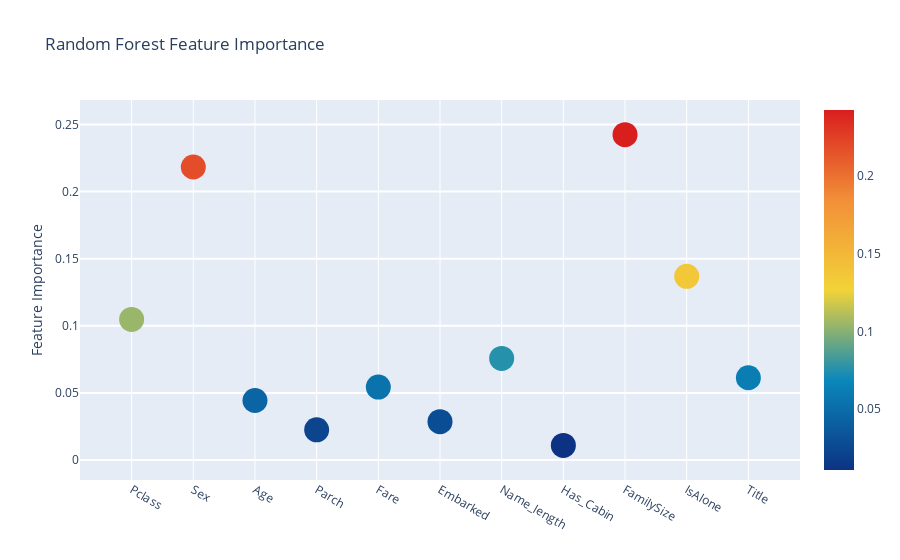
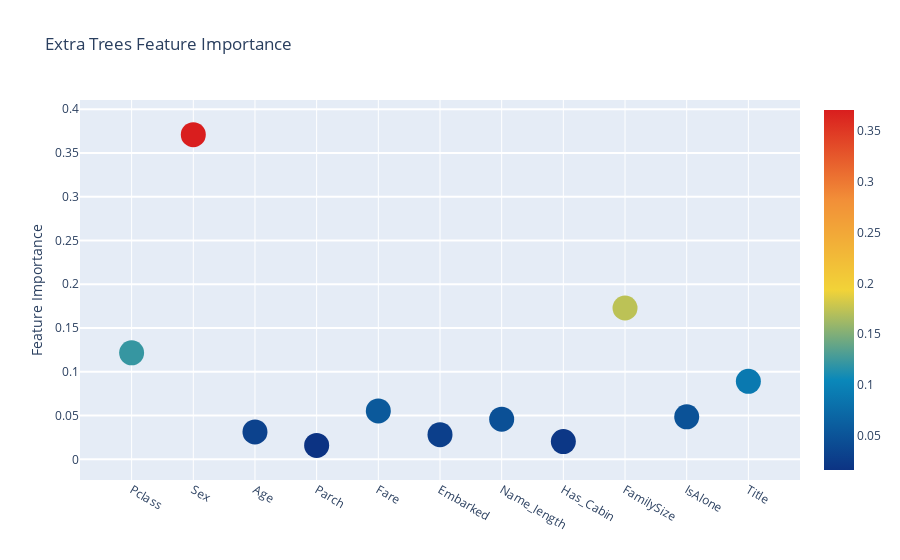
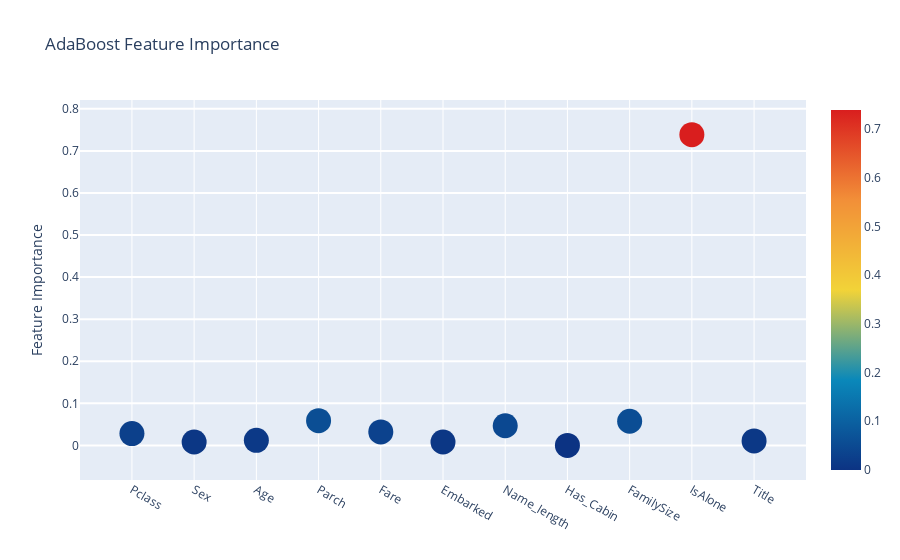
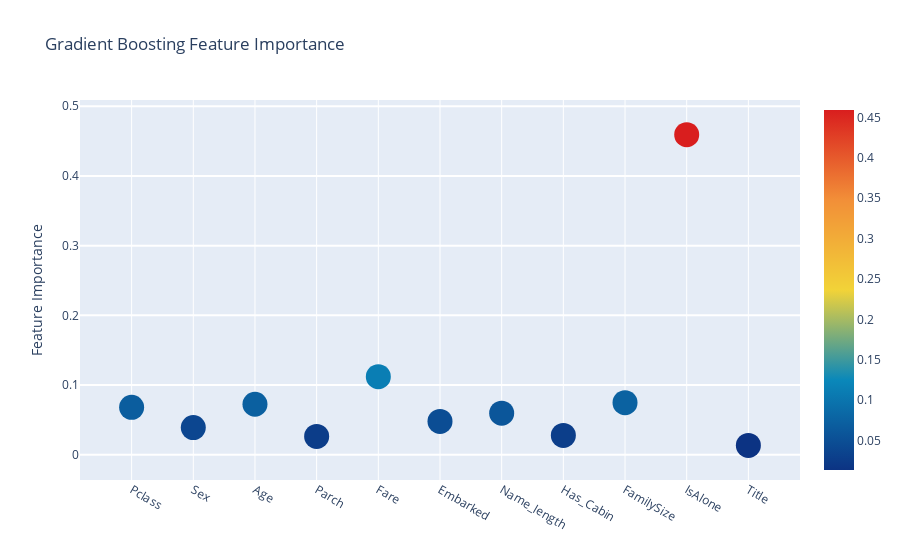

Source (notebook cell) for these figures, in order:
### Markdown cell above
## Interactive feature importances via Plotly scatterplots

### Code cell
# Scatter plot 
trace = go.Scatter(
    y = feature_dataframe['Random Forest feature importances'].values,
    x = feature_dataframe['features'].values,
    mode='markers',
    marker=dict(
        sizemode = 'diameter',
        sizeref = 1,
        size = 25,
#       size= feature_dataframe['AdaBoost feature importances'].values,
        #color = np.random.randn(500), #set color equal to a variable
        color = feature_dataframe['Random Forest feature importances'].values,
        colorscale='Portland',
        showscale=True
    ),
    text = feature_dataframe['features'].values
)
data = [trace]

layout= go.Layout(
    autosize= True,
    title= 'Random Forest Feature Importance',
    hovermode= 'closest',
#     xaxis= dict(
#         title= 'Pop',
#         ticklen= 5,
#         zeroline= False,
#         gridwidth= 2,
#     ),
    yaxis=dict(
        title= 'Feature Importance',
        ticklen= 5,
        gridwidth= 2
    ),
    showlegend= False
)
fig = go.Figure(data=data, layout=layout)
py.iplot(fig,filename='scatter2010')

# Scatter plot 
trace = go.Scatter(
    y = feature_dataframe['Extra Trees  feature importances'].values,
    x = feature_dataframe['features'].values,
    mode='markers',
    marker=dict(
        sizemode = 'diameter',
        sizeref = 1,
        size = 25,
#       size= feature_dataframe['AdaBoost feature importances'].values,
        #color = np.random.randn(500), #set color equal to a variable
        color = feature_dataframe['Extra Trees  feature importances'].values,
        colorscale='Portland',
        showscale=True
    ),
    text = feature_dataframe['features'].values
)
data = [trace]

layout= go.Layout(
    autosize= True,
    title= 'Extra Trees Feature Importance',
    hovermode= 'closest',
#     xaxis= dict(
#         title= 'Pop',
#         ticklen= 5,
#         zeroline= False,
#         gridwidth= 2,
#     ),
    yaxis=dict(
        title= 'Feature Importance',
        ticklen= 5,
        gridwidth= 2
    ),
    showlegend= False
)
fig = go.Figure(data=data, layout=layout)
py.iplot(fig,filename='scatter2010')

# Scatter plot 
trace = go.Scatter(
    y = feature_dataframe['AdaBoost feature importances'].values,
    x = feature_dataframe['features'].values,
    mode='markers',
    marker=dict(
        sizemode = 'diameter',
        sizeref = 1,
        size = 25,
#       size= feature_dataframe['AdaBoost feature importances'].values,
        #color = np.random.randn(500), #set color equal to a variable
        color = feature_dataframe['AdaBoost feature importances'].values,
        colorscale='Portland',
        showscale=True
    ),
    text = feature_dataframe['features'].values
)
data = [trace]

layout= go.Layout(
    autosize= True,
    title= 'AdaBoost Feature Importance',
    hovermode= 'closest',
#     xaxis= dict(
#         title= 'Pop',
#         ticklen= 5,
#         zeroline= False,
#         gridwidth= 2,
#     ),
    yaxis=dict(
        title= 'Feature Importance',
        ticklen= 5,
        gridwidth= 2
    ),
    showlegend= False
)
fig = go.Figure(data=data, layout=layout)
py.iplot(fig,filename='scatter2010')

# Scatter plot 
trace = go.Scatter(
    y = feature_dataframe['Gradient Boost feature importances'].values,
    x = feature_dataframe['features'].values,
    mode='markers',
    marker=dict(
        sizemode = 'diameter',
        sizeref = 1,
        size = 25,
#       size= feature_dataframe['AdaBoost feature importances'].values,
        #color = np.random.randn(500), #set color equal to a variable
        color = feature_dataframe['Gradient Boost feature importances'].values,
        colorscale='Portland',
        showscale=True
    ),
    text = feature_dataframe['features'].values
)
data = [trace]

layout= go.Layout(
    autosize= True,
    title= 'Gradient Boosting Feature Importance',
    hovermode= 'closest',
#     xaxis= dict(
#         title= 'Pop',
#         ticklen= 5,
#         zeroline= False,
#         gridwidth= 2,
#     ),
    yaxis=dict(
        title= 'Feature Importance',
        ticklen= 5,
        gridwidth= 2
    ),
    showlegend= False
)
fig = go.Figure(data=data, layout=layout)
py.iplot(fig,filename='scatter2010')

### Figure 1 — Plotly figure (JSON) as saved in the notebook; plotly's stock layout.template omitted (floating-point values rounded to 4 significant figures)
{"data": [{"marker": {"color": [0.1047, 0.2184, 0.04433, 0.02249, 0.05433, 0.02854, 0.0757, 0.01088, 0.2425, 0.1369, 0.06128], "colorscale": [[0, "rgb(12,51,131)"], [0.25, "rgb(10,136,186)"], [0.5, "rgb(242,211,56)"], [0.75, "rgb(242,143,56)"], [1, "rgb(217,30,30)"]], "showscale": true, "size": 25, "sizemode": "diameter", "sizeref": 1}, "mode": "markers", "text": ["Pclass", "Sex", "Age", "Parch", "Fare", "Embarked", "Name_length", "Has_Cabin", "FamilySize", "IsAlone", "Title"], "type": "scatter", "x": ["Pclass", "Sex", "Age", "Parch", "Fare", "Embarked", "Name_length", "Has_Cabin", "FamilySize", "IsAlone", "Title"], "y": [0.1047, 0.2184, 0.04433, 0.02249, 0.05433, 0.02854, 0.0757, 0.01088, 0.2425, 0.1369, 0.06128]}], "layout": {"autosize": true, "hovermode": "closest", "showlegend": false, "title": {"text": "Random Forest Feature Importance"}, "yaxis": {"gridwidth": 2, "ticklen": 5, "title": {"text": "Feature Importance"}}}}

### Figure 2 — Plotly figure (JSON) as saved in the notebook; plotly's stock layout.template omitted (floating-point values rounded to 4 significant figures)
{"data": [{"marker": {"color": [0.1217, 0.371, 0.0313, 0.01592, 0.05526, 0.02816, 0.0459, 0.0203, 0.1729, 0.04854, 0.0891], "colorscale": [[0, "rgb(12,51,131)"], [0.25, "rgb(10,136,186)"], [0.5, "rgb(242,211,56)"], [0.75, "rgb(242,143,56)"], [1, "rgb(217,30,30)"]], "showscale": true, "size": 25, "sizemode": "diameter", "sizeref": 1}, "mode": "markers", "text": ["Pclass", "Sex", "Age", "Parch", "Fare", "Embarked", "Name_length", "Has_Cabin", "FamilySize", "IsAlone", "Title"], "type": "scatter", "x": ["Pclass", "Sex", "Age", "Parch", "Fare", "Embarked", "Name_length", "Has_Cabin", "FamilySize", "IsAlone", "Title"], "y": [0.1217, 0.371, 0.0313, 0.01592, 0.05526, 0.02816, 0.0459, 0.0203, 0.1729, 0.04854, 0.0891]}], "layout": {"autosize": true, "hovermode": "closest", "showlegend": false, "title": {"text": "Extra Trees Feature Importance"}, "yaxis": {"gridwidth": 2, "ticklen": 5, "title": {"text": "Feature Importance"}}}}

### Figure 3 — Plotly figure (JSON) as saved in the notebook; plotly's stock layout.template omitted (floating-point values rounded to 4 significant figures)
{"data": [{"marker": {"color": [0.028, 0.008, 0.012, 0.05867, 0.032, 0.008, 0.04667, 0, 0.05733, 0.7387, 0.01067], "colorscale": [[0, "rgb(12,51,131)"], [0.25, "rgb(10,136,186)"], [0.5, "rgb(242,211,56)"], [0.75, "rgb(242,143,56)"], [1, "rgb(217,30,30)"]], "showscale": true, "size": 25, "sizemode": "diameter", "sizeref": 1}, "mode": "markers", "text": ["Pclass", "Sex", "Age", "Parch", "Fare", "Embarked", "Name_length", "Has_Cabin", "FamilySize", "IsAlone", "Title"], "type": "scatter", "x": ["Pclass", "Sex", "Age", "Parch", "Fare", "Embarked", "Name_length", "Has_Cabin", "FamilySize", "IsAlone", "Title"], "y": [0.028, 0.008, 0.012, 0.05867, 0.032, 0.008, 0.04667, 0, 0.05733, 0.7387, 0.01067]}], "layout": {"autosize": true, "hovermode": "closest", "showlegend": false, "title": {"text": "AdaBoost Feature Importance"}, "yaxis": {"gridwidth": 2, "ticklen": 5, "title": {"text": "Feature Importance"}}}}

### Figure 4 — Plotly figure (JSON) as saved in the notebook; plotly's stock layout.template omitted (floating-point values rounded to 4 significant figures)
{"data": [{"marker": {"color": [0.06796, 0.03889, 0.07238, 0.02629, 0.1119, 0.04779, 0.05966, 0.02775, 0.07463, 0.4593, 0.0134], "colorscale": [[0, "rgb(12,51,131)"], [0.25, "rgb(10,136,186)"], [0.5, "rgb(242,211,56)"], [0.75, "rgb(242,143,56)"], [1, "rgb(217,30,30)"]], "showscale": true, "size": 25, "sizemode": "diameter", "sizeref": 1}, "mode": "markers", "text": ["Pclass", "Sex", "Age", "Parch", "Fare", "Embarked", "Name_length", "Has_Cabin", "FamilySize", "IsAlone", "Title"], "type": "scatter", "x": ["Pclass", "Sex", "Age", "Parch", "Fare", "Embarked", "Name_length", "Has_Cabin", "FamilySize", "IsAlone", "Title"], "y": [0.06796, 0.03889, 0.07238, 0.02629, 0.1119, 0.04779, 0.05966, 0.02775, 0.07463, 0.4593, 0.0134]}], "layout": {"autosize": true, "hovermode": "closest", "showlegend": false, "title": {"text": "Gradient Boosting Feature Importance"}, "yaxis": {"gridwidth": 2, "ticklen": 5, "title": {"text": "Feature Importance"}}}}
